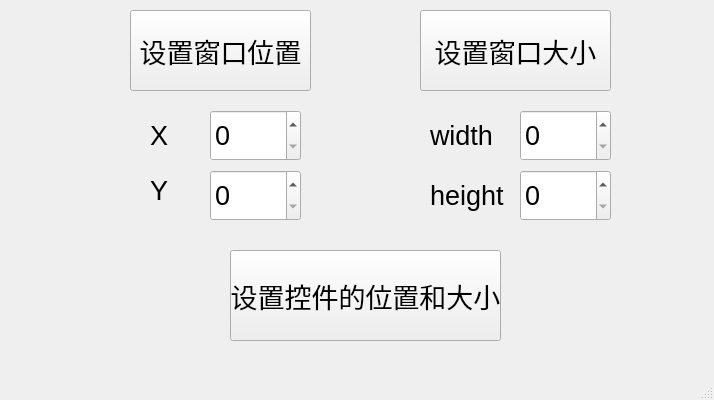
<?xml version="1.0" encoding="UTF-8"?>
<ui version="4.0">
 <class>Widget</class>
 <widget class="QMainWindow" name="Widget">
  <property name="geometry">
   <rect>
    <x>0</x>
    <y>0</y>
    <width>714</width>
    <height>400</height>
   </rect>
  </property>
  <property name="windowTitle">
   <string>Widget</string>
  </property>
  <widget class="QWidget" name="centralwidget">
   <widget class="QSpinBox" name="spinBoxX">
    <property name="geometry">
     <rect>
      <x>210</x>
      <y>110</y>
      <width>91</width>
      <height>51</height>
     </rect>
    </property>
    <property name="font">
     <font>
      <pointsize>20</pointsize>
     </font>
    </property>
    <property name="maximum">
     <number>1920</number>
    </property>
   </widget>
   <widget class="QSpinBox" name="spinBoxY">
    <property name="geometry">
     <rect>
      <x>210</x>
      <y>170</y>
      <width>91</width>
      <height>51</height>
     </rect>
    </property>
    <property name="font">
     <font>
      <pointsize>20</pointsize>
     </font>
    </property>
    <property name="maximum">
     <number>1080</number>
    </property>
   </widget>
   <widget class="QPushButton" name="winPos">
    <property name="geometry">
     <rect>
      <x>130</x>
      <y>10</y>
      <width>181</width>
      <height>81</height>
     </rect>
    </property>
    <property name="font">
     <font>
      <pointsize>20</pointsize>
     </font>
    </property>
    <property name="text">
     <string>设置窗口位置</string>
    </property>
   </widget>
   <widget class="QSpinBox" name="spinBoxWidth">
    <property name="geometry">
     <rect>
      <x>520</x>
      <y>110</y>
      <width>91</width>
      <height>51</height>
     </rect>
    </property>
    <property name="font">
     <font>
      <pointsize>20</pointsize>
     </font>
    </property>
    <property name="maximum">
     <number>1920</number>
    </property>
   </widget>
   <widget class="QSpinBox" name="spinBoxHeight">
    <property name="geometry">
     <rect>
      <x>520</x>
      <y>170</y>
      <width>91</width>
      <height>51</height>
     </rect>
    </property>
    <property name="font">
     <font>
      <pointsize>20</pointsize>
     </font>
    </property>
    <property name="maximum">
     <number>1080</number>
    </property>
   </widget>
   <widget class="QPushButton" name="winSize">
    <property name="geometry">
     <rect>
      <x>420</x>
      <y>10</y>
      <width>191</width>
      <height>81</height>
     </rect>
    </property>
    <property name="font">
     <font>
      <pointsize>20</pointsize>
     </font>
    </property>
    <property name="text">
     <string>设置窗口大小</string>
    </property>
   </widget>
   <widget class="QPushButton" name="btnPosSize">
    <property name="geometry">
     <rect>
      <x>230</x>
      <y>250</y>
      <width>271</width>
      <height>91</height>
     </rect>
    </property>
    <property name="font">
     <font>
      <pointsize>20</pointsize>
     </font>
    </property>
    <property name="text">
     <string>设置控件的位置和大小</string>
    </property>
   </widget>
   <widget class="QLabel" name="label">
    <property name="geometry">
     <rect>
      <x>150</x>
      <y>120</y>
      <width>61</width>
      <height>31</height>
     </rect>
    </property>
    <property name="font">
     <font>
      <pointsize>20</pointsize>
     </font>
    </property>
    <property name="text">
     <string>X</string>
    </property>
   </widget>
   <widget class="QLabel" name="label_2">
    <property name="geometry">
     <rect>
      <x>150</x>
      <y>170</y>
      <width>71</width>
      <height>41</height>
     </rect>
    </property>
    <property name="font">
     <font>
      <pointsize>20</pointsize>
     </font>
    </property>
    <property name="text">
     <string>Y</string>
    </property>
   </widget>
   <widget class="QLabel" name="label_3">
    <property name="geometry">
     <rect>
      <x>430</x>
      <y>120</y>
      <width>71</width>
      <height>31</height>
     </rect>
    </property>
    <property name="font">
     <font>
      <pointsize>20</pointsize>
     </font>
    </property>
    <property name="text">
     <string>width</string>
    </property>
   </widget>
   <widget class="QLabel" name="label_4">
    <property name="geometry">
     <rect>
      <x>430</x>
      <y>180</y>
      <width>91</width>
      <height>31</height>
     </rect>
    </property>
    <property name="font">
     <font>
      <pointsize>20</pointsize>
     </font>
    </property>
    <property name="text">
     <string>height</string>
    </property>
   </widget>
  </widget>
  <widget class="QMenuBar" name="menubar">
   <property name="geometry">
    <rect>
     <x>0</x>
     <y>0</y>
     <width>714</width>
     <height>23</height>
    </rect>
   </property>
  </widget>
  <widget class="QStatusBar" name="statusbar"/>
 </widget>
 <resources/>
 <connections/>
</ui>
